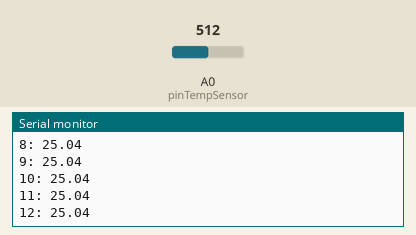
Recording of a sketch running on a simulated Arduino Uno, built with avr-gcc and run on an emulated ATmega328P. Shown: the last lines printed to the serial monitor. The test bench sets the inputs (shaded band); at power-on: A0 (pinTempSensor) = 512.

Above: at 1.2 s.
1.3 s: A0 (pinTempSensor) set to 716
At 1.31 s:
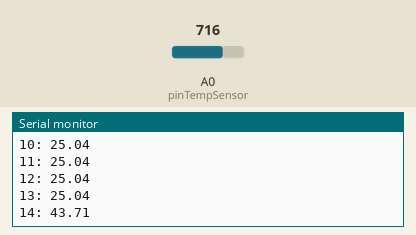
2.8 s: A0 (pinTempSensor) set to 900
At 6.8 s:
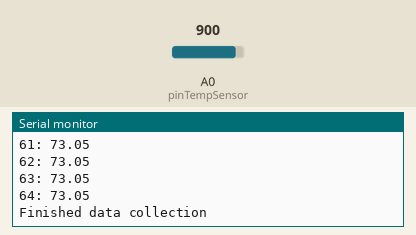
Timing chart, 0 to 8.3 s (numbered marks = the images above; inputs shaded):
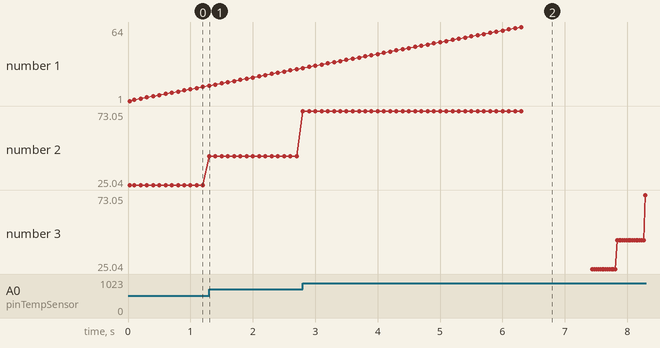

The sketch:

temp.ino
```cpp
// Loovee @ 2015-8-26
#include <Arduino.h>
#include <math.h>
const int B = 4275; // B value of the thermistor
int R0 = 100000; // R0 = 100k
const int pinTempSensor = A0; // Grove - Temperature Sensor connect to A0

int reading_interval_period = 100;//define a sample collection interval
float sampling_freq = 1000/ reading_interval_period;
const int array_size = 64;

int i;//defines the sample number of the data in the array
float reading_array[array_size];
float magnitude[array_size];
float frequency[array_size];

const float F_MAX = 0.6;

int mode;

#define ACTIVE 0
#define IDLE 1
#define POWER_DOWN 2

//thresholds, ring buffer + idle counter
const float STABLE_THRESHOLD   = 2.0;
const float FLUCTUATION_SPIKE  = 8.0;
const int   IDLE_CYCLES_FOR_PD = 5;
const int   MA_WINDOW          = 10;
const float RATE_MIN_HZ        = 0.5;
const float RATE_MAX_HZ        = 4.0;

int   idle_count = 0;
float diff_history[MA_WINDOW];
int   diff_count = 0;
int   diff_index = 0;

//memory: 3 x float[64] + float[10] ~ 808 B (~40% of UNO SRAM).


void collect_temperature_data(){//define a new function to collect data from the sensor and calculate temp

    unsigned long prev = millis() - reading_interval_period;
    int i = 0;

    while (i < array_size) {
        unsigned long now = millis();
        if (now - prev >= (unsigned long)reading_interval_period) {
            int   a = analogRead(pinTempSensor);
            float R = 1023.0 / a - 1.0;
            R = R0 * R;
            float tempurature = 1.0 / (log(R / R0) / B + 1.0 / 298.15) - 273.15;
            reading_array[i++] = tempurature;
            prev = now;
            Serial.print(i);
            Serial.print(": ");
            Serial.println(tempurature);
        }
    }
      Serial.println("Finished data collection");
}

float* apply_dft() {//define a new function to apply dft to the collected temp data
    sampling_freq = 1000/ reading_interval_period;
    float mean = 0.0;
    for (int i = 0; i < array_size; i++) mean += reading_array[i];
    mean /= array_size;
    for (int k = 0; k < array_size; k++) {
        float X_real = 0.0;
        float X_imag = 0.0;

        for (int n = 0; n < array_size; n++) {                       // Eq. 3.1
            float angle = 2.0 * PI * k * n / array_size;
            float xn    = reading_array[n] - mean;
            X_real +=  reading_array[n] * cos(angle);       // Eq. 3.3
            X_imag += -reading_array[n] * sin(angle);       // Eq. 3.4
        }

        magnitude[k] = sqrt(X_real * X_real + X_imag * X_imag);               // Eq. 3.5
        frequency[k] = ((float)k * sampling_freq) / array_size;      // Eq. 3.2
    }
    return frequency;
}

void send_data_to_pc() {
    float sample_period = reading_interval_period / 1000.0; //ssss

    Serial.println(F("Time,Temperature,Frequency,Magnitude"));
    for (int i = 0; i < array_size; i++) {
        Serial.print(i * sample_period, 4);
        Serial.print(F(","));
        Serial.print(reading_array[i], 2);
        Serial.print(F(","));
        Serial.print(frequency[i], 4);
        Serial.print(F(","));
        Serial.println(magnitude[i], 4);
    }
}

//sum of |T[n] - T[n-1]| - stability metric
float compute_total_difference() {
    float total = 0.0;
    for (int i = 1; i < array_size; i++) total += fabs(reading_array[i] - reading_array[i - 1]);
    return total;
}

//moving average over last MA_WINDOW total_diff values - trend predictor
float update_moving_average(float latest_diff) {
    diff_history[diff_index] = latest_diff;
    diff_index = (diff_index + 1) % MA_WINDOW;
    if (diff_count < MA_WINDOW) diff_count++;
    float sum = 0.0;
    for (int i = 0; i < diff_count; i++) sum += diff_history[i];
    return sum / diff_count;
}

//peak bin of magnitude[] (skip DC) -> dominant frequency in Hz
float find_dominant_frequency() {
    int   peak_k   = 1;
    float peak_mag = 0.0;
    for (int k = 1; k < array_size / 2; k++) {
        if (magnitude[k] > peak_mag) { peak_mag = magnitude[k]; peak_k = k; }
    }
    return frequency[peak_k];
}

//rate >= 2 * dom_freq, between RATE_MIN_HZ and RATE_MAX_HZ
void apply_nyquist_constraint() {
    float dominant_freq        = find_dominant_frequency();
    float current_hz = 1000.0 / reading_interval_period;
    float nyquist    = 2.0 * dominant_freq;
    float target     = (nyquist > current_hz) ? nyquist : current_hz;
    if (target < RATE_MIN_HZ) target = RATE_MIN_HZ;
    if (target > RATE_MAX_HZ) target = RATE_MAX_HZ;
    reading_interval_period = (int)(1000.0 / target + 0.5);
    sampling_freq           = target;
}

int decide_power_mode() {
    float total_diff     = compute_total_difference();
    float predicted_diff = update_moving_average(total_diff);

    if (total_diff > FLUCTUATION_SPIKE) {
        idle_count = 0;
        return ACTIVE;
    }
    if (predicted_diff < STABLE_THRESHOLD) {
        idle_count++;
        if (idle_count >= IDLE_CYCLES_FOR_PD) return POWER_DOWN;
        return IDLE;
    }
    idle_count = 0;

    // [original centroid-based fallback]
    float w = 0.0;
    float m = 0.0;
    float bins_used = 0;

    for (int k = 1; k < array_size / 2; k++) {
        w += frequency[k] * magnitude[k];
        m += magnitude[k];
        bins_used++;
    }

    float avg = (m > 0.0) ? (w / m) : 0.0;
    Serial.print(F("Centroid over [0, "));
    Serial.print(F_MAX, 2);
    Serial.print(F("] Hz across "));
    Serial.print(bins_used);
    Serial.print(F(" bins = "));
    Serial.print(avg, 4);
    Serial.println(F(" Hz"));

    if (avg > 0.5)      return ACTIVE;
    else if (avg > 0.1) return IDLE;
    else                return POWER_DOWN;
}


void setup()
{
  Serial.begin(9600);
  mode = ACTIVE;
  Serial.println("Serial setup complete");
}

void loop(){
  collect_temperature_data();

  apply_dft();

  send_data_to_pc();

  mode = decide_power_mode();

  switch (mode) {
        case ACTIVE:
        Serial.println(F("Mode: ACTIVE"));
        reading_interval_period = 100;
        break;

        case IDLE:
        Serial.println(F("Mode: IDLE"));
        reading_interval_period = 500;
        break;

        case POWER_DOWN:
        Serial.println(F("Mode: POWER_DOWN"));
        reading_interval_period = 3000;
        break;
    }

    apply_nyquist_constraint();
 }
```

Measured:
- after the input at 1.3 s, the serial monitor: prints a new line at once (image 1)
- plotted number 2: 25.04 → 43.71 after the input at 1.3 s
